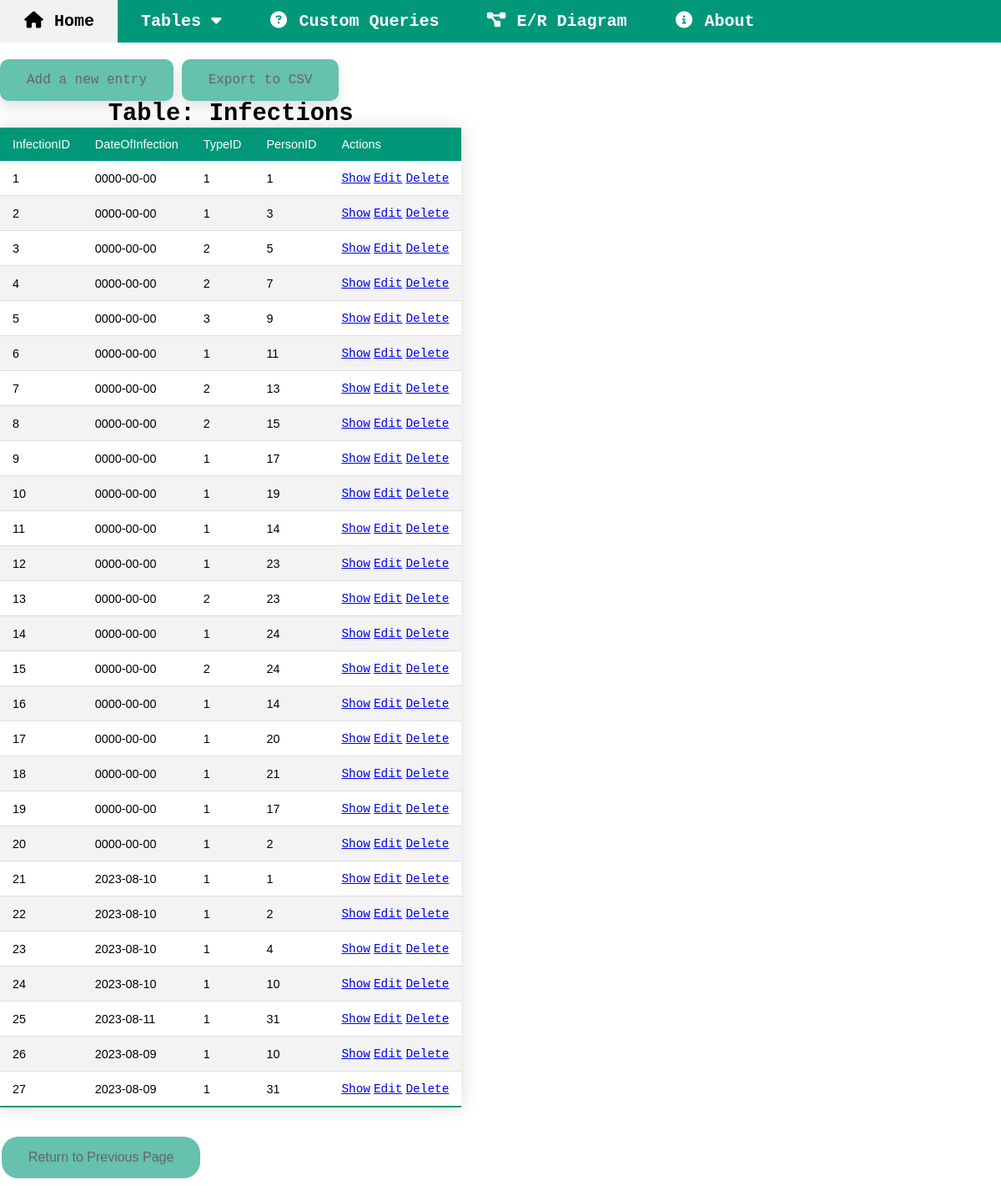
/covid/showall.php?table=Infections, run on the app's committed database.
### tables this page shows
CREATE TABLE Infections(
    InfectionID INT NOT NULL AUTO_INCREMENT PRIMARY KEY,
    DateOfInfection DATE,
    TypeID INT,
    PersonID INT,
    FOREIGN KEY (TypeID) REFERENCES TypeOfInfections(TypeID),
    FOREIGN KEY (PersonID) REFERENCES Persons(PersonID)
);

### functions.php (called while the page is built, shortened)
<?php require_once 'database.php';
function getColumnNames ($table) {
  $sql = "SHOW COLUMNS FROM ".$table."";
  global $conn;
  try {
    $statement = $conn->prepare($sql);
    $statement->execute();
    $output = $statement->fetchAll(PDO::FETCH_COLUMN);
    return $output;
  } catch (PDOException $e) {
    trigger_error("Error: Failed to get column names from $table");
  }
}
?>

### covid/showall.php (the view, shortened to what this page needs)
<?php require_once '../database.php';
require_once '../functions.php';
if(isset($_GET["table"]))  {
  $tableName = $_GET["table"];
} else {
  $tableName = "";
}
$columnNames = getColumnNames($tableName);
$query = "SELECT * FROM ".$tableName."";
$statement = $conn->prepare($query);
$statement->execute();
?>
<!DOCTYPE html>
<html lang="en">
<head>
  <link rel="stylesheet" href="../styles.css">
</head>
<body>
  <?php include_once ('../navbar.php'); ?>
  <br/><br/>
    <a class="topBtn" href="./create.php?table=<?=$tableName?>">Add a new entry</a>
    <a class="topBtn" onclick="exportTableToCSV('Results.csv')">Export to CSV</a>
  <table class="styled-table" id="resultsTable">
    <caption><h1>Table: <?= $tableName ?></h1></caption>
    <thead>
      <tr>
        <?php foreach ($columnNames as $row) { ?>
          <td><?= $row?></td>
        <?php } ?>
          <td>Actions</td>
      </tr>
    </thead>
    <tbody>
    <?php while ($row = $statement->fetch(PDO::FETCH_ASSOC, PDO::FETCH_ORI_NEXT)) { ?>
      <tr>
        <?php foreach ($row as $data) { ?>
          <td><?= $data; ?></td>
        <?php } ?>
        <td>
          <a href="./show.php?ID=<?=reset($row)?>&table=<?=$tableName?>">Show</a>
          <a href="./edit.php?ID=<?=reset($row)?>&table=<?=$tableName?>">Edit</a>
          <a href="./delete.php?ID=<?=reset($row)?>&table=<?=$tableName?>">Delete</a>
        </td>
      </tr>
      <?php } ?>
    </tbody>
  </table>
  <button class="smallBtn" onclick="history.back()">Return to Previous Page</button>
</body>
</html>

### styles.css (style rules this page uses)
body, a, h1, h2, h3, h4, h5 { font-family: 'Courier New', Courier, monospace; margin: 0; }
.smallBtn { background-color: #01987a; border: none; border-radius: 20px; text-decoration: none; color: black; padding: 16px 32px; text-align: center; font-size: 16px; margin: 20px 2px; opacity: 0.6; transition: 0.3s; width: auto; }
.topBtn { background-color: #01987a; position: relative; border: none; border-radius: 10px; box-shadow: 0px 8px 16px 0px rgba(0,0,0,0.2); text-decoration: none; color: black; padding: 16px 32px; text-align: center; font-size: 16px; opacity: 0.6; transition: 0.3s; width: auto; }
.styled-table { border-collapse: collapse; margin: 15px 0; font-size: 0.9em; font-family: sans-serif; min-width: 400px; box-shadow: 0 0 20px rgba(0, 0, 0, 0.15); }
.styled-table thead tr { background-color: #009879; color: #ffffff; text-align: left; }
.styled-table th, .styled-table td { padding: 12px 15px; }
.styled-table tbody tr { border-bottom: 1px solid #dddddd; }
.styled-table tbody tr:nth-of-type(even) { background-color: #f3f3f3; }
.styled-table tbody tr:last-of-type { border-bottom: 2px solid #009879; }

### data on the page
infections: data "1", DateOfInfection "0000-00-00"
infections: InfectionID "2", DateOfInfection "0000-00-00", TypeID "1", PersonID "3"
infections: InfectionID "3", DateOfInfection "0000-00-00", TypeID "2", PersonID "5"
infections: InfectionID "4", DateOfInfection "0000-00-00", TypeID "2", PersonID "7"
infections: InfectionID "5", DateOfInfection "0000-00-00", TypeID "3", PersonID "9"
infections: InfectionID "6", DateOfInfection "0000-00-00", TypeID "1", PersonID "11"
infections: InfectionID "7", DateOfInfection "0000-00-00", TypeID "2", PersonID "13"
infections: InfectionID "8", DateOfInfection "0000-00-00", TypeID "2", PersonID "15"
infections: InfectionID "9", DateOfInfection "0000-00-00", TypeID "1", PersonID "17"
infections: InfectionID "10", DateOfInfection "0000-00-00", TypeID "1", PersonID "19"
infections: InfectionID "11", DateOfInfection "0000-00-00", TypeID "1", PersonID "14"
infections: InfectionID "12", DateOfInfection "0000-00-00", TypeID "1", PersonID "23"
infections: InfectionID "13", DateOfInfection "0000-00-00", TypeID "2", PersonID "23"
infections: InfectionID "14", DateOfInfection "0000-00-00", TypeID "1", PersonID "24"
infections: InfectionID "15", DateOfInfection "0000-00-00", TypeID "2", PersonID "24"
infections: InfectionID "16", DateOfInfection "0000-00-00", TypeID "1", PersonID "14"
infections: InfectionID "17", DateOfInfection "0000-00-00", TypeID "1", PersonID "20"
infections: InfectionID "18", DateOfInfection "0000-00-00", TypeID "1", PersonID "21"
infections: InfectionID "19", DateOfInfection "0000-00-00", TypeID "1", PersonID "17"
infections: InfectionID "20", DateOfInfection "0000-00-00", TypeID "1", PersonID "2"
infections: InfectionID "21", DateOfInfection "2023-08-10", data "1"
infections: InfectionID "22", DateOfInfection "2023-08-10", TypeID "1", PersonID "2"
infections: InfectionID "23", DateOfInfection "2023-08-10", TypeID "1", PersonID "4"
infections: InfectionID "24", DateOfInfection "2023-08-10", TypeID "1", PersonID "10"
infections: InfectionID "25", DateOfInfection "2023-08-11", TypeID "1", PersonID "31"
infections: InfectionID "26", DateOfInfection "2023-08-09", TypeID "1", PersonID "10"
infections: InfectionID "27", DateOfInfection "2023-08-09", TypeID "1", PersonID "31"

### other printed values
$tableName "Infections"
$row "InfectionID"
$row "DateOfInfection"
$row "TypeID"
$row "PersonID"
